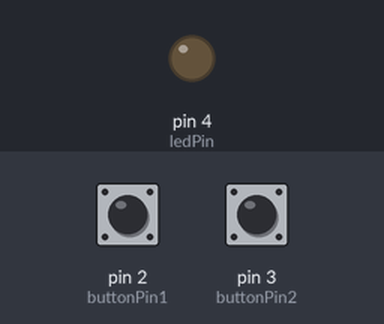
Recording of a sketch running on a simulated Arduino Uno, built with avr-gcc and run on an emulated ATmega328P. Shown: output pins drawn as LEDs (lit = HIGH). The test bench sets the inputs (shaded band); at power-on: pin 2 (buttonPin1) LOW, pin 3 (buttonPin2) LOW.

Above: at 1.2 s.
1.3 s: pin 2 (buttonPin1) pulled HIGH for 0.15 s
At 2.0 s:
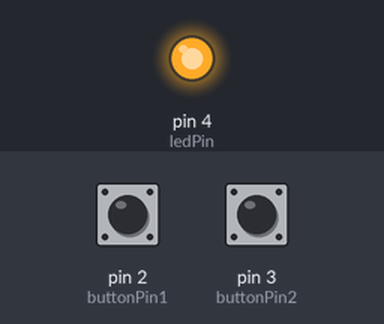
2.9 s: pin 3 (buttonPin2) pulled HIGH for 0.15 s
At 3.2 s:
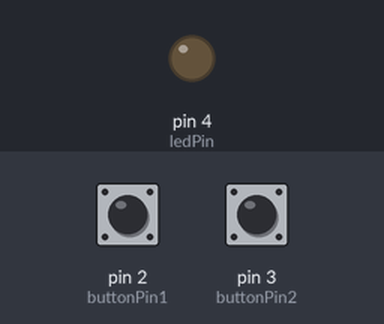
4.5 s: pin 2 (buttonPin1) pulled HIGH for 1 s
At 5.6 s:
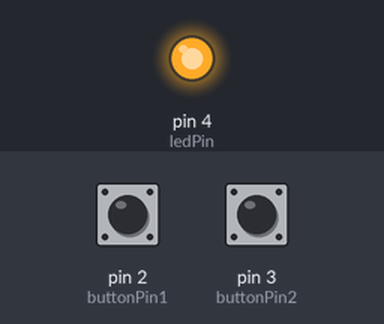
Timing chart, 0 to 7.5 s (numbered marks = the images above; inputs shaded):
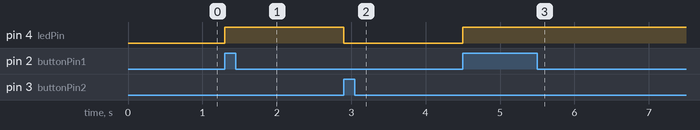

Measured:
- after the input at 1.3 s, pin 4 (ledPin): LOW → HIGH at once
- after the input at 2.9 s, pin 4 (ledPin): HIGH → LOW at once
- after the input at 4.5 s, pin 4 (ledPin): LOW → HIGH at once

The sketch:

Button_Led_Control.ino
```cpp
int buttonPin1 = 2;
int buttonPin2 = 3;
int ledPin = 4;

void setup() {
  pinMode(buttonPin1, INPUT);
  pinMode(buttonPin2, INPUT);
  pinMode(ledPin, OUTPUT);
}
void loop() {

 int buttonState1 = digitalRead(buttonPin1);

 int buttonState2 = digitalRead(buttonPin2);


  if (buttonState1 == HIGH) {
    digitalWrite(ledPin, HIGH);
  }

   if (buttonState2 ==HIGH) {
    digitalWrite(ledPin, LOW);
  }
}
```
